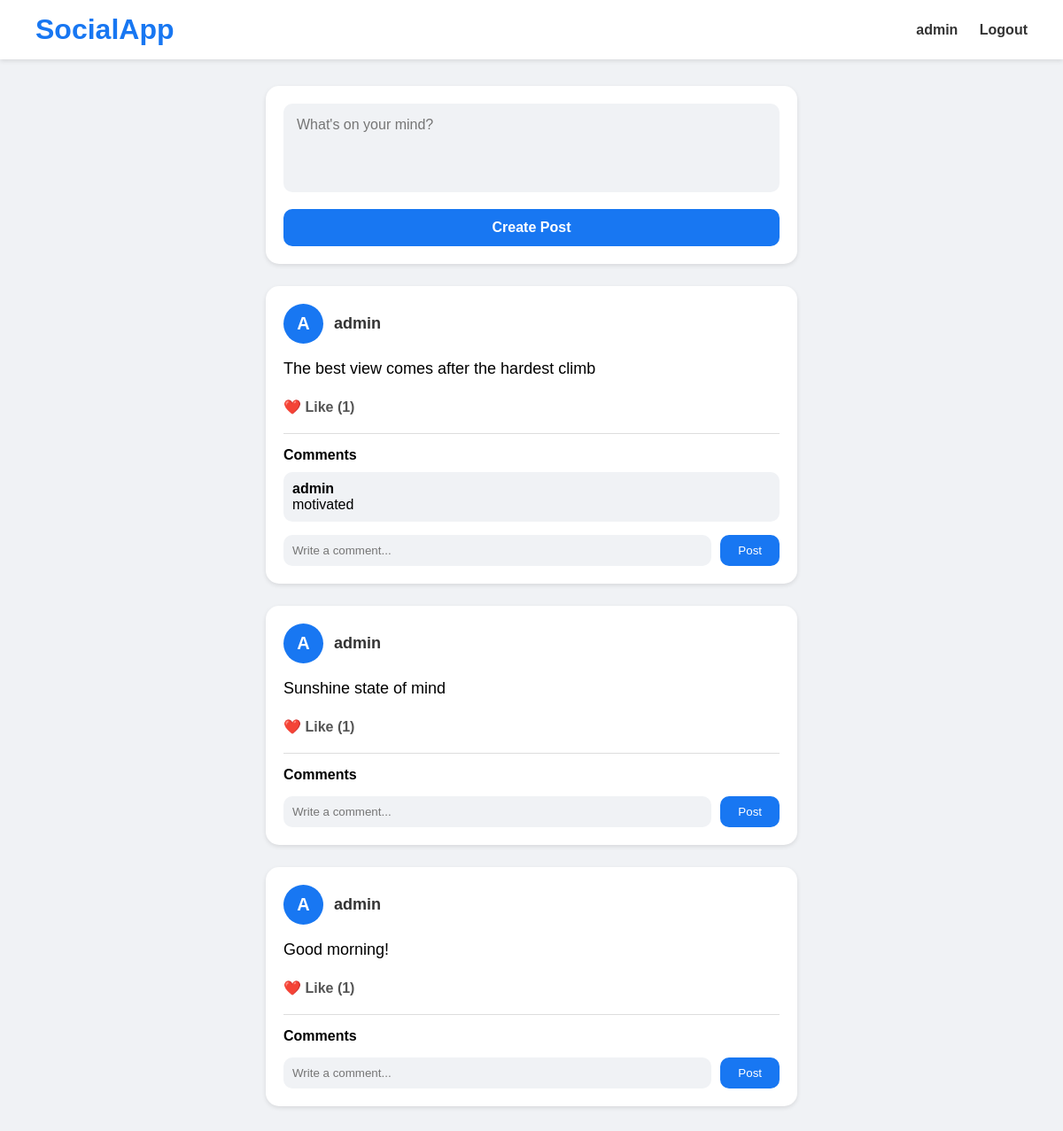
The app's page / (signed in) with its own data.
### app/models.py (models this page shows, shortened)
class Post(models.Model):
    user = models.ForeignKey(User, on_delete=models.CASCADE)
    content = models.TextField()
    created_at = models.DateTimeField(auto_now_add=True)

class Comment(models.Model):
    post = models.ForeignKey(Post, on_delete=models.CASCADE)
    user = models.ForeignKey(User, on_delete=models.CASCADE)
    text = models.TextField()

### app/views.py (the view, shortened to what this page needs)
# urls.py: path('', views.home, name='home'),
def home(request):
    posts = Post.objects.all().order_by('-created_at')
    return render(request, 'home.html', {
        'posts': posts
    })

### app/templates/home.html (shortened to what this page needs)
<!DOCTYPE html>
<html>
<head>
</head>
<body>
    <div class="navbar">
        <div class="logo">
            SocialApp
        </div>
        <div class="nav-links">
            {% if user.is_authenticated %}
                <a href="/profile/{{ user.id }}/">
                    {{ user.username }}
                </a>
                <a href="/logout/">
                    Logout
                </a>
            {% endif %}
        </div>
    </div>
    <div class="container">
        {% if user.is_authenticated %}
        <div class="create-post">
            <form method="POST">
                <textarea
                    name="content"
                    placeholder="What's on your mind?"
                ></textarea>
                <button type="submit">
                    Create Post
                </button>
            </form>
        </div>
        {% endif %}
        {% for post in posts %}
        <div class="post-card">
            <div class="post-top">
                <div class="avatar">
                    {{ post.user.username|first|upper }}
                </div>
                <div class="username">
                    <a href="/profile/{{ post.user.id }}/">
                        {{ post.user.username }}
                    </a>
                </div>
            </div>
            <div class="post-content">
                {{ post.content }}
            </div>
            <div class="actions">
                <a href="/like/{{ post.id }}/">
                    ❤️ Like ({{ post.like_set.count }})
                </a>
            </div>
            <div class="comments">
                <h4>Comments</h4>
                {% for comment in post.comment_set.all %}
                    <div class="comment">
                        <b>{{ comment.user.username }}</b>
                        <p>{{ comment.text }}</p>
                    </div>
                {% endfor %}
                {% if user.is_authenticated %}
                <form
                    method="POST"
                    action="/comment/{{ post.id }}/"
                    class="comment-form"
                >
                    <input
                        type="text"
                        name="text"
                        placeholder="Write a comment..."
                    >
                    <button type="submit">
                        Post
                    </button>
                </form>
                {% endif %}
            </div>
        </div>
        {% endfor %}
    </div>
</body>
</html>

### app/templates/home.html (style rules this page uses)
* { margin:0; padding:0; box-sizing:border-box; font-family:Arial; }
body { background:#f0f2f5; }
.navbar { width:100%; background:white; padding:15px 40px; display:flex; justify-content:space-between; align-items:center; box-shadow:0px 2px 5px rgba(0,0,0,0.1); position:sticky; top:0; }
.logo { font-size:32px; font-weight:bold; color:#1877f2; }
.nav-links a { text-decoration:none; margin-left:20px; font-weight:bold; color:#333; }
.container { width:600px; margin:30px auto; }
.create-post { background:white; padding:20px; border-radius:15px; box-shadow:0px 2px 5px rgba(0,0,0,0.1); margin-bottom:25px; }
.create-post textarea { width:100%; height:100px; padding:15px; border:none; background:#f0f2f5; border-radius:10px; resize:none; font-size:16px; }
.create-post button { margin-top:15px; width:100%; padding:12px; border:none; background:#1877f2; color:white; border-radius:10px; font-size:16px; font-weight:bold; cursor:pointer; }
.post-card { background:white; padding:20px; border-radius:15px; margin-bottom:25px; box-shadow:0px 2px 5px rgba(0,0,0,0.1); }
.post-top { display:flex; align-items:center; margin-bottom:15px; }
.avatar { width:45px; height:45px; border-radius:50%; background:#1877f2; color:white; display:flex; align-items:center; justify-content:center; font-size:20px; font-weight:bold; margin-right:12px; }
.username a { text-decoration:none; color:#333; font-weight:bold; font-size:18px; }
.post-content { font-size:18px; margin-bottom:20px; line-height:1.5; }
.actions { display:flex; gap:20px; margin-bottom:20px; }
.actions a { text-decoration:none; color:#555; font-weight:bold; }
.comments { border-top:1px solid #ddd; padding-top:15px; }
.comment { background:#f0f2f5; padding:10px; border-radius:10px; margin-top:10px; }
.comment-form { display:flex; gap:10px; margin-top:15px; }
.comment-form input { flex:1; padding:10px; border:none; background:#f0f2f5; border-radius:10px; }
.comment-form button { padding:10px 20px; border:none; background:#1877f2; color:white; border-radius:10px; cursor:pointer; }

### records on screen
Post: user.username|first "A", user.username "admin", content "The best view comes after the hardest climb", like_set.count "1"
Comment: user.username "admin", text "motivated"
Post: user.username|first "A", user.username "admin", content "Sunshine state of mind", like_set.count "1"
Post: user.username|first "A", user.username "admin", content "Good morning!", like_set.count "1"

### other values on screen
{{ user.username }} "admin"
